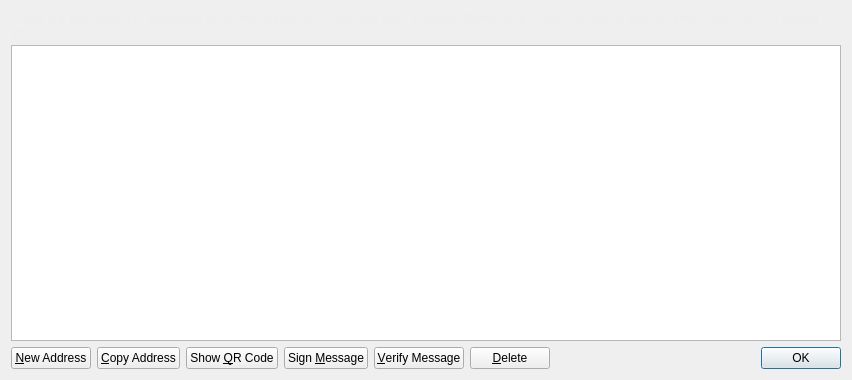
<?xml version="1.0" encoding="UTF-8"?>
<ui version="4.0">
 <class>AddressBookPage</class>
 <widget class="QWidget" name="AddressBookPage">
  <property name="geometry">
   <rect>
    <x>0</x>
    <y>0</y>
    <width>852</width>
    <height>380</height>
   </rect>
  </property>
  <property name="windowTitle">
   <string>Address Book</string>
  </property>
  <layout class="QVBoxLayout" name="verticalLayout">
   <item>
    <widget class="QLabel" name="labelExplanation">
     <property name="styleSheet">
      <string notr="true">#labelExplanation { color: #ededed; }</string>
     </property>
     <property name="text">
      <string>These are your SSVCoin addresses for receiving payments. You may want to give a different one to each sender so you can keep track of who is paying you.</string>
     </property>
     <property name="textFormat">
      <enum>Qt::PlainText</enum>
     </property>
     <property name="wordWrap">
      <bool>true</bool>
     </property>
    </widget>
   </item>
   <item>
    <widget class="QTableView" name="tableView">
     <property name="contextMenuPolicy">
      <enum>Qt::CustomContextMenu</enum>
     </property>
     <property name="toolTip">
      <string>Double-click to edit address or label</string>
     </property>
     <property name="tabKeyNavigation">
      <bool>false</bool>
     </property>
     <property name="alternatingRowColors">
      <bool>true</bool>
     </property>
     <property name="selectionMode">
      <enum>QAbstractItemView::SingleSelection</enum>
     </property>
     <property name="selectionBehavior">
      <enum>QAbstractItemView::SelectRows</enum>
     </property>
     <property name="sortingEnabled">
      <bool>true</bool>
     </property>
     <attribute name="verticalHeaderVisible">
      <bool>false</bool>
     </attribute>
    </widget>
   </item>
   <item>
    <layout class="QHBoxLayout" name="horizontalLayout">
     <item>
      <widget class="QPushButton" name="newAddressButton">
       <property name="toolTip">
        <string>Create a new address</string>
       </property>
       <property name="text">
        <string>&amp;New Address</string>
       </property>
       <property name="icon">
        <iconset resource="../bitcoin.qrc">
         <normaloff>:/icons/add</normaloff>:/icons/add</iconset>
       </property>
      </widget>
     </item>
     <item>
      <widget class="QPushButton" name="copyToClipboard">
       <property name="toolTip">
        <string>Copy the currently selected address to the system clipboard</string>
       </property>
       <property name="text">
        <string>&amp;Copy Address</string>
       </property>
       <property name="icon">
        <iconset resource="../bitcoin.qrc">
         <normaloff>:/icons/editcopy</normaloff>:/icons/editcopy</iconset>
       </property>
      </widget>
     </item>
     <item>
      <widget class="QPushButton" name="showQRCode">
       <property name="text">
        <string>Show &amp;QR Code</string>
       </property>
       <property name="icon">
        <iconset resource="../bitcoin.qrc">
         <normaloff>:/icons/qrcode</normaloff>:/icons/qrcode</iconset>
       </property>
      </widget>
     </item>
     <item>
      <widget class="QPushButton" name="signMessage">
       <property name="toolTip">
        <string>Sign a message to prove you own a SSVCoin address</string>
       </property>
       <property name="text">
        <string>Sign &amp;Message</string>
       </property>
       <property name="icon">
        <iconset resource="../bitcoin.qrc">
         <normaloff>:/icons/edit</normaloff>:/icons/edit</iconset>
       </property>
      </widget>
     </item>
     <item>
      <widget class="QPushButton" name="verifyMessage">
       <property name="toolTip">
        <string>Verify a message to ensure it was signed with a specified SSVCoin address</string>
       </property>
       <property name="text">
        <string>&amp;Verify Message</string>
       </property>
       <property name="icon">
        <iconset resource="../bitcoin.qrc">
         <normaloff>:/icons/transaction_0</normaloff>:/icons/transaction_0</iconset>
       </property>
      </widget>
     </item>
     <item>
      <widget class="QPushButton" name="deleteButton">
       <property name="toolTip">
        <string>Delete the currently selected address from the list</string>
       </property>
       <property name="text">
        <string>&amp;Delete</string>
       </property>
       <property name="icon">
        <iconset resource="../bitcoin.qrc">
         <normaloff>:/icons/remove</normaloff>:/icons/remove</iconset>
       </property>
      </widget>
     </item>
     <item>
      <spacer name="horizontalSpacer">
       <property name="orientation">
        <enum>Qt::Horizontal</enum>
       </property>
       <property name="sizeHint" stdset="0">
        <size>
         <width>40</width>
         <height>20</height>
        </size>
       </property>
      </spacer>
     </item>
     <item>
      <widget class="QDialogButtonBox" name="buttonBox">
       <property name="sizePolicy">
        <sizepolicy hsizetype="Maximum" vsizetype="Fixed">
         <horstretch>0</horstretch>
         <verstretch>0</verstretch>
        </sizepolicy>
       </property>
       <property name="standardButtons">
        <set>QDialogButtonBox::Ok</set>
       </property>
      </widget>
     </item>
    </layout>
   </item>
  </layout>
 </widget>
 <resources>
  <include location="../bitcoin.qrc"/>
 </resources>
 <connections/>
</ui>
